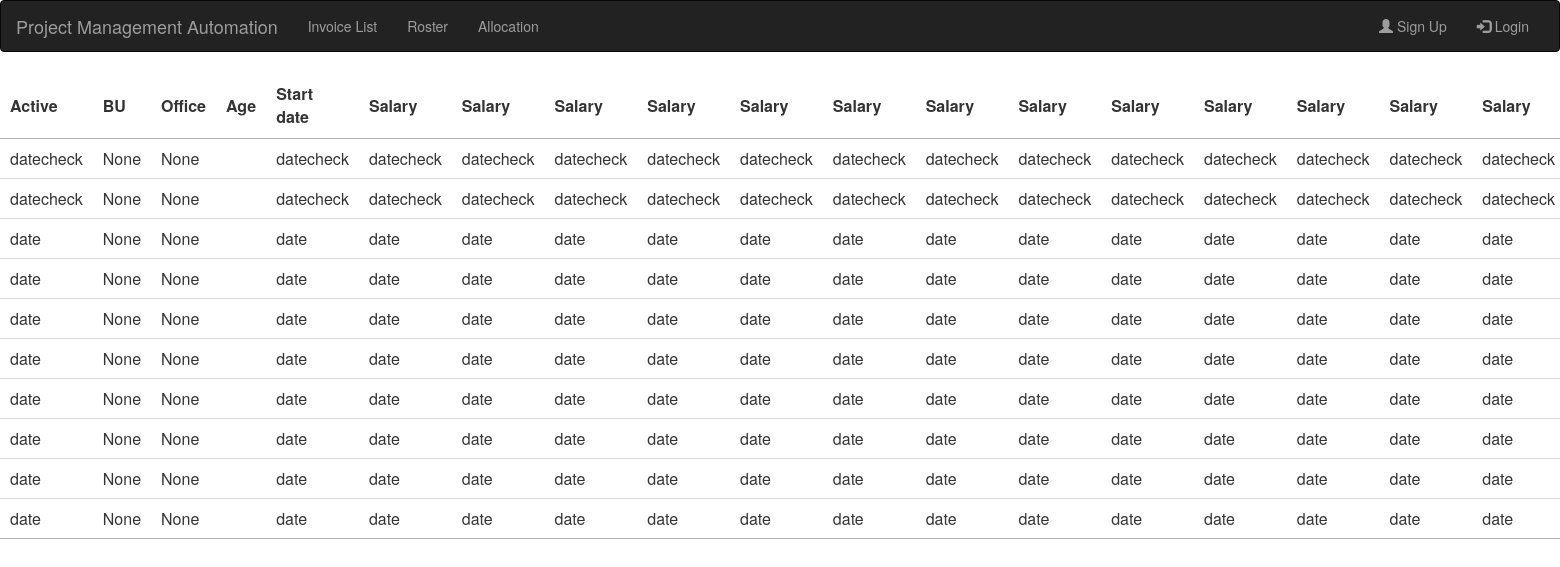
/posts/, run on the app's committed database.
### posts/models.py (models this page shows, shortened)
class Post(models.Model):
    title = models.CharField(max_length=120)
    image=models.FileField(null=True)
    content = models.TextField()
    updated = models.DateTimeField(auto_now=True, auto_now_add=False)
    timestamp = models.DateTimeField(auto_now=False, auto_now_add=True)
    active = models.NullBooleanField()
    bu_field = models.CharField(max_length=10,null=True)
    invoice_name = models.CharField(max_length=500,null=True)
    sow_name = models.CharField(max_length=500,null=True)
    probability = models.IntegerField(null=True)
    sow_type = models.CharField(max_length=50,null=True)
    sow_start_date = models.DateField(null=True)
    sow_end_date = models.DateField(null=True)
    project_id = models.CharField(max_length=500,null=True)
    project_manager = models.CharField(max_length=500, null=True)
    po_number = models.IntegerField(null=True)
    sow_value = models.DecimalField(max_digits=8, decimal_places=2,null=True)
    current_month = models.CharField(max_length=20,null=True)
    current_year = models.CharField(max_length=5,null=True)
    month_value = models.DecimalField(max_digits=8, decimal_places=2,null=True)
    q1_value = models.IntegerField(null=True)
    q2_value = models.IntegerField(null=True)
    q3_value = models.IntegerField(null=True)
    q4_value = models.IntegerField(null=True)
    total_value_of_year = models.IntegerField(null=True)
    probability_month_value = models.IntegerField(null=True)
    def get_absolute_url(self):
        return reverse("posts:detail", kwargs={"id": self.id})
    class Meta:
        ordering = ["-timestamp", "-updated"]

### posts/views.py (the view)
def post_list(request):
    queryset_list = Post.objects.all()  # .order_by("-timestamp")
    paginator = Paginator(queryset_list, 10)  # Show 25 contacts per page
    page_request_var = "page"
    page = request.GET.get(page_request_var)
    try:
        queryset = paginator.page(page)
    except PageNotAnInteger:
        queryset = paginator.page(1)
    except EmptyPage:
        queryset = paginator.page(paginator.num_pages)
    context = {
        "object_list": queryset,
        "title": "List",
        "page_request_var": page_request_var
    }
    return render(request, "post_list.html", context)

### templates/post_list.html (shortened to what this page needs)
{% extends "base.html" %}
{% block content %}
<head>
    <link rel = "stylesheet" href="https://cdn.datatables.net/1.10.13/css/jquery.dataTables.min.css">
</head>
<table id="example" class="display" cellspacing="0" width="100%">
        <thead>
            <tr>
                <th>Active</th>
                <th>BU</th>
                <th>Office</th>
                <th>Age</th>
                <th>Start date</th>
                <th>Salary</th>
                <th>Salary</th>
                <th>Salary</th>
                <th>Salary</th>
                <th>Salary</th>
                <th>Salary</th>
                <th>Salary</th>
                <th>Salary</th>
                <th>Salary</th>
                <th>Salary</th>
                <th>Salary</th>
                <th>Salary</th>
                <th>Salary</th>
            </tr>
        </thead>
    <tbody>
    {% for obj in object_list %}
        <tr>
            <td>
                {{obj.title}}
            </td>
            <td>
                {{obj.bu_field}}
            </td>
            <td>
                {{obj.bu_field}}
            </td>
            <td>
            </td>
            <td>
                {{obj.title}}
            </td>
            <td>
                {{obj.title}}
            </td>
            <td>
                {{obj.title}}
            </td>
            <td>
                {{obj.title}}
            </td>
            <td>
                {{obj.title}}
            </td>
            <td>
                {{obj.title}}
            </td>
            <td>
                {{obj.title}}
            </td>
            <td>
                {{obj.title}}
            </td>
            <td>
                {{obj.title}}
            </td>
            <td>
                {{obj.title}}
            </td>
            <td>
                {{obj.title}}
            </td>
            <td>
                {{obj.title}}
            </td>
            <td>
                {{obj.title}}
            </td>
            <td>
                {{obj.title}}
            </td>
        </tr>
    {% endfor %}
    </tbody>
</table>
{% endblock content %}

### templates/base.html (shortened to what this page needs)
{% load staticfiles %}
<html>
<head>
  <link rel="stylesheet" href="https://maxcdn.bootstrapcdn.com/bootstrap/3.3.7/css/bootstrap.min.css">
  <link rel ='stylesheet' href='{% static "css/base.css" %}'/>
</head>
<div id="menucontainer">
<nav class="navbar navbar-inverse" id="mynav">
   <a class="navbar-brand" href="#">Project Management Automation</a>
  <div class="container-fluid">
    <div class="collapse navbar-collapse" id="myNavbar">
      <ul class="nav navbar-nav">
        <li><a href="#">Invoice List</a></li>
        <li><a href="#">Roster</a></li>
        <li><a href="#">Allocation</a></li>
      </ul>
      <ul class="nav navbar-nav navbar-right">
        <li><a href="#"><span class="glyphicon glyphicon-user"></span> Sign Up</a></li>
        <li><a href="#"><span class="glyphicon glyphicon-log-in"></span> Login</a></li>
      </ul>
    </div>
  </div>
</nav>
</div>
<div class="'container">
    {% block content%}
    {% endblock content%}
</div>
</html>

### data on the page
Post: title "datecheck", bu_field "None"
Post: title "datecheck", bu_field "None"
Post: title "date", bu_field "None"
Post: title "date", bu_field "None"
Post: title "date", bu_field "None"
Post: title "date", bu_field "None"
Post: title "date", bu_field "None"
Post: title "date", bu_field "None"
Post: title "date", bu_field "None"
Post: title "date", bu_field "None"
